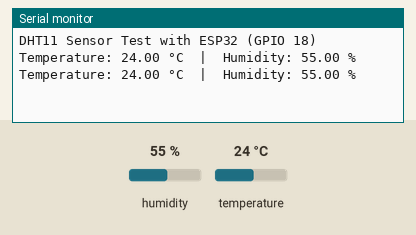
Simulated run of this sketch. Board: ESP32. On the bench: the last lines printed to the serial monitor. The inputs (shaded band) are chosen by the test bench; at power-on: humidity 55 %, temperature 24 °C.

Above: at 4.8 s.
4.9 s: humidity set to 22 %
At 7.4 s:
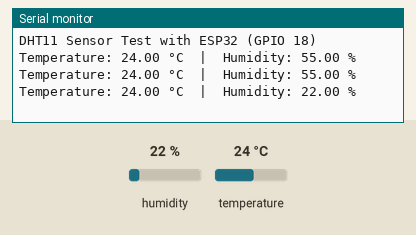
7.9 s: temperature set to 12 °C
At 8.5 s:
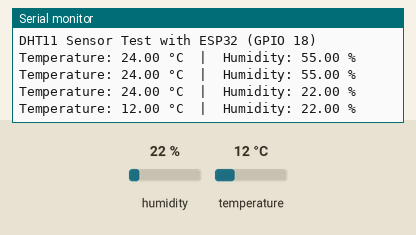
10.9 s: humidity set to 40 %
At 13.3 s:
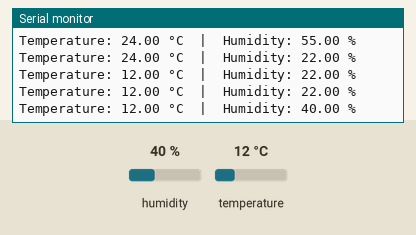
Timing chart, 0 to 14.8 s (numbered marks = the images above; inputs shaded):
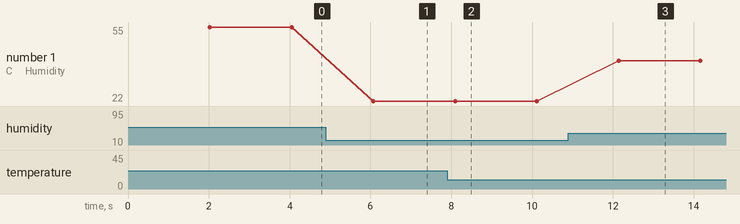

The sketch:

dht11test.ino
```cpp
#include <DHT.h>

// Pin and sensor type
#define DHTPIN 18        // GPIO 18 on ESP32
#define DHTTYPE DHT11    // DHT11 sensor

DHT dht(DHTPIN, DHTTYPE);

void setup() {
  Serial.begin(115200);
  Serial.println("DHT11 Sensor Test with ESP32 (GPIO 18)");
  dht.begin();
}

void loop() {
  delay(2000);  // Wait 2 seconds between readings

  float humidity = dht.readHumidity();
  float temperature = dht.readTemperature(); // Celsius

  if (isnan(humidity) || isnan(temperature)) {
    Serial.println("Failed to read from DHT11 sensor!");
    return;
  }

  Serial.print("Temperature: ");
  Serial.print(temperature);
  Serial.print(" °C  |  Humidity: ");
  Serial.print(humidity);
  Serial.println(" %");
}
```

Measured:
- after the input at 4.9 s, the serial monitor: prints a new line after 1.2 s (image 1)
- after the input at 7.9 s, the serial monitor: prints a new line after 0.19 s (image 2)
- after the input at 10.9 s, the serial monitor: prints a new line after 1.2 s (image 3)
- plotted number 1: 55 → 22 after the input at 4.9 s, 22 → 40 after the input at 10.9 s
